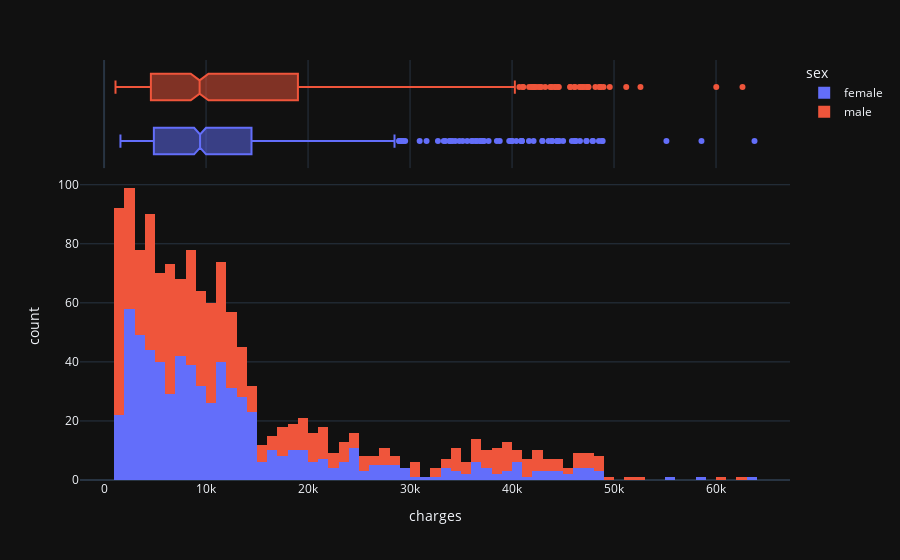

The notebook cell saved with this chart:
### Markdown cell above
### Information regarding sex

### Code cell
px.histogram(data_frame = df, x = 'charges', nbins = 100, color = 'sex', marginal = 'box',
             template = 'plotly_dark')

### Figure 1 — Plotly figure (JSON) as saved in the notebook; plotly's stock layout.template omitted (floating-point values rounded to 4 significant figures; data arrays with more than 128 entries replaced by an {"elided": "..."} marker saying what was removed)
{"data": [{"alignmentgroup": "True", "bingroup": "x", "hovertemplate": "sex=female<br>charges=%{x}<br>count=%{y}<extra></extra>", "legendgroup": "female", "marker": {"color": "#636efa", "pattern": {"shape": ""}}, "name": "female", "nbinsx": 100, "offsetgroup": "female", "orientation": "v", "showlegend": true, "type": "histogram", "x": {"elided": "662 float values"}, "xaxis": "x", "yaxis": "y"}, {"alignmentgroup": "True", "hovertemplate": "sex=female<br>charges=%{x}<extra></extra>", "legendgroup": "female", "marker": {"color": "#636efa"}, "name": "female", "notched": true, "offsetgroup": "female", "showlegend": false, "type": "box", "x": {"elided": "662 float values"}, "xaxis": "x2", "yaxis": "y2"}, {"alignmentgroup": "True", "bingroup": "x", "hovertemplate": "sex=male<br>charges=%{x}<br>count=%{y}<extra></extra>", "legendgroup": "male", "marker": {"color": "#EF553B", "pattern": {"shape": ""}}, "name": "male", "nbinsx": 100, "offsetgroup": "male", "orientation": "v", "showlegend": true, "type": "histogram", "x": {"elided": "676 float values"}, "xaxis": "x", "yaxis": "y"}, {"alignmentgroup": "True", "hovertemplate": "sex=male<br>charges=%{x}<extra></extra>", "legendgroup": "male", "marker": {"color": "#EF553B"}, "name": "male", "notched": true, "offsetgroup": "male", "showlegend": false, "type": "box", "x": {"elided": "676 float values"}, "xaxis": "x2", "yaxis": "y2"}], "layout": {"barmode": "relative", "legend": {"title": {"text": "sex"}, "tracegroupgap": 0}, "margin": {"t": 60}, "xaxis": {"anchor": "y", "domain": [0, 1], "title": {"text": "charges"}}, "xaxis2": {"anchor": "y2", "domain": [0, 1], "matches": "x", "showgrid": true, "showticklabels": false}, "yaxis": {"anchor": "x", "domain": [0, 0.7326], "title": {"text": "count"}}, "yaxis2": {"anchor": "x2", "domain": [0.7426, 1], "matches": "y2", "showgrid": false, "showline": false, "showticklabels": false, "ticks": ""}}}
